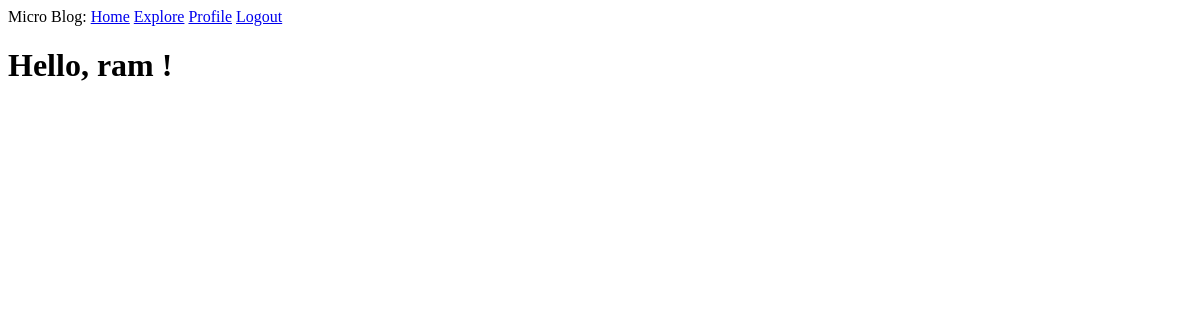
Page /explore (signed in) on the earlier database version.
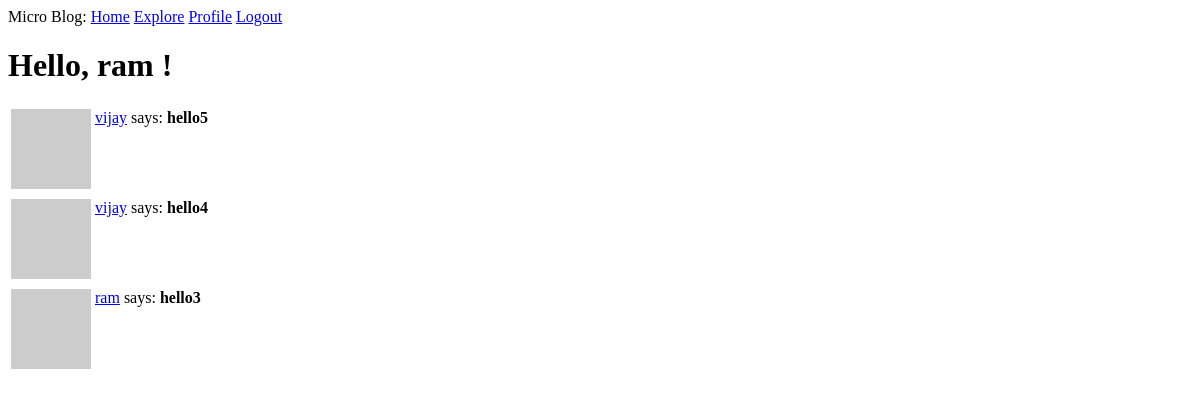
Same page on the later database version.
### my_app/models.py (models this page shows, shortened)
class User(UserMixin, db.Model):
    id = db.Column(db.Integer, primary_key=True)
    username= db.Column(db.String(64), index=True, unique=True)
    email = db.Column(db.String(120), index=True, unique=True)
    password_hash = db.Column(db.String(128))
    posts = db.relationship("Post", backref="author", lazy="dynamic")
    about_me = db.Column(db.String(140))
    last_seen = db.Column(db.DateTime, default=datetime.utcnow)
    followed = db.relationship('User', secondary=followers,
        primaryjoin=(followers.c.follower_id == id),
        secondaryjoin=(followers.c.followed_id == id),
        backref=db.backref("followers", lazy="dynamic"), lazy="dynamic")
    def avatar(self, size):
        digest = md5(self.email.lower().encode('utf-8')).hexdigest()
        return "https://www.gravatar.com/avatar/{}?d=identicon&s={}".format(digest, size)

class Post(db.Model):
    id = db.Column(db.Integer, primary_key=True)
    body = db.Column(db.String(140))
    timestamp = db.Column(db.DateTime, index=True, default=datetime.utcnow)
    user_id = db.Column(db.Integer, db.ForeignKey("user.id"))

### my_app/routes.py (the view)
@app.route("/explore")
@login_required
def explore():
    page = request.args.get("page", 1, type=int)
    posts = Post.query.order_by(Post.timestamp.desc()).paginate(page, app.config["POSTS_PER_PAGE"], False) #returns paginate object
    next_url = url_for("index", page=posts.next_num) if posts.has_next else None
    prev_url = url_for("index", page=posts.prev_num) if posts.has_prev else None
    return render_template("index.html", title="Explore", posts=posts.items, next_url=next_url, prev_url=prev_url)

### my_app/models.py (called while the page is built)
@login.user_loader
def load_user(id):
    return User.query.get(int(id))

### my_app/routes.py (called while the page is built)
@app.before_request
def before_request():
    if current_user.is_authenticated:
        current_user.last_seen = datetime.utcnow()
        db.session.commit()

### my_app/templates/index.html (shortened to what this page needs)
{% extends "base.html" %}
{% block content %}
	<h1>Hello, {{ current_user.username }} !</h1>
	{% for post in posts %}
		{% include "_posts.html" %}
	{% endfor %}
{% endblock %}

### my_app/templates/base.html (shortened to what this page needs)
<!DOCTYPE html>
<html>
<head>
</head>
<body>
	<div>Micro Blog:
		<a href= "{{ url_for('index') }}">Home</a>
		<a href= "{{ url_for('explore') }}">Explore</a>
		{% if current_user.is_anonymous %}
			<a href= "{{ url_for('login') }}">Login</a>
		{% else %}
			<a href="{{ url_for('user', username=current_user.username) }}">Profile</a>
			<a href= "{{ url_for('logout') }}">Logout</a>
		{% endif %}
	</div>
	{% block content %}{% endblock %}
</body>
</html>

### my_app/templates/_posts.html
<table>
		<tr valign="top">
			<td><img src="{{ post.author.avatar(36) }}"</td>
			<td>
				<a href="{{ url_for('user', username=post.author.username) }}">
					{{ post.author.username }}</a> says: <b>{{ post.body }}</b></td>
		</tr>
</table>

Differences in the rows shown:
added Post: author.username "vijay", body "hello5"
added Post: author.username "vijay", body "hello4"
added Post: author.username "ram", body "hello3"
